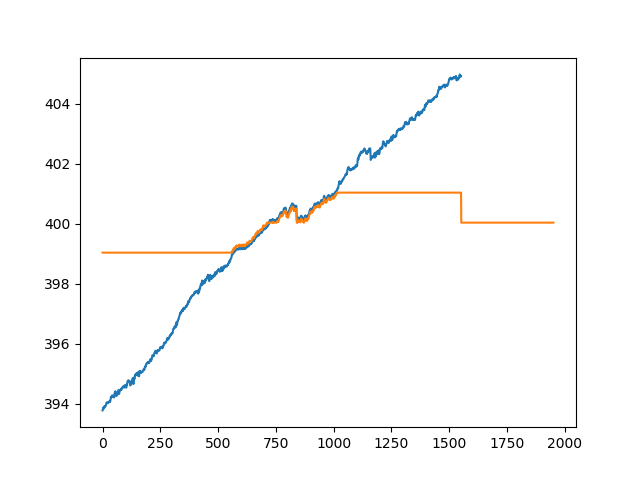

Python code for this plot:
import csv
from datetime import datetime
from datetime import timedelta
import numpy as np
import argparse
import time

lookback = 1

#This will retrieve the data. Skips the
#   header and assumes its in chronological order (New to old)
#Returns list of vals in chronological order (old to New)
#Expects daily readings...
def ReadData(path):
    dates = []
    data = []
    with open(path, 'rt', ) as csvfile:
        reader = csv.reader(csvfile)
        for row in reader:
            try:
                #We know its in order, so just need actual num...
                data.append(float(row[1]))
                dates.append(datetime.strptime(row[0], '%Y-%m-%d'))
            except ValueError:
                continue
    #Again, data assumed to be in order from newest to oldest.
    data.reverse()
    dates.reverse()
    return data, dates

'''

Maybe construct input as
[401, 0, ..., 0],
[401, 402, 0, ..., 0],
...,
[401, 402, ..., 500]

Then split as test input and train input.
Need to design Y to match.
'''

#-------------------------------------------------------------------
#ARG PARSING!
#-------------------------------------------------------------------

parser = argparse.ArgumentParser(description='Run a linear regression to predict the future of a sequence.')
#This expects it with two columns, the date then the data.
parser.add_argument('path', type=str, help='Path to the input file.')
#Use same time units as the data. Got daily readings? Look ahead in days.
parser.add_argument('timeCount', type=int, help='Number of time units to look ahead.')
parser.add_argument('-g', '--graph', action='store_true', help='Display a graph.')
parser.add_argument('-s', '--save', action='store_true', help='Toggle saving an output file with predicted values.')
parser.add_argument('-o', '--output', type=str, default=None, help='Saves output file with name provided. Make sure to also use -s!')
args = parser.parse_args()

    
#-------------------------------------------------------------------
#DATA FORMATTING!
#-------------------------------------------------------------------    


waterLevels, dates = ReadData(args.path)
times = np.array(range(0, len(waterLevels) + args.timeCount))

trainX, predictX = times[0:len(waterLevels)], times[len(waterLevels):]
trainY = waterLevels

trainX = np.reshape(np.array(trainX), (-1, 1))
predictX = np.reshape(np.array(predictX), (-1, 1))


#-------------------------------------------------------------------
#BUILD AND FIT MODEL!
#-------------------------------------------------------------------
from sklearn.svm import SVR
from sklearn.model_selection import GridSearchCV
import matplotlib.pyplot as plt


#SVR(kernel='rbf', C=1, gamma=1e5, verbose=True)
SVR_RBF = GridSearchCV(SVR(kernel='rbf', gamma=0.1), cv=5,
                       param_grid={"C": [1e0, 1e1, 1e2, 1e3],
                                   "gamma": np.logspace(-2, 2, 5)})
SVR_RBF.fit(trainX, trainY)


#-------------------------------------------------------------------
#PREDICT!   ERROR SCORE!
#-------------------------------------------------------------------
from sklearn.metrics import mean_squared_error, r2_score, mean_absolute_error
import math


trainPredict = SVR_RBF.predict(trainX)
outPredict = SVR_RBF.predict(predictX)

error = mean_squared_error(waterLevels, trainPredict)
print("\nMean Squared Error: " + str(error))

print("Root Mean Squared Error: " + str(math.sqrt(error)))

error = r2_score(waterLevels, trainPredict)
print("R Squared Error: " + str(error))

error = mean_absolute_error(waterLevels, trainPredict)
print("Mean Absolute Error: " + str(error))


#-------------------------------------------------------------------
#SAVING OPTION
#-------------------------------------------------------------------


if(args.save):
    #Get the name for the output file
    outName = ""
    if(args.output == None):
        pathParts = args.path.split('\\')
        inName = pathParts[len(pathParts)-1]
        outName = inName.split('.')[0]
        outName = outName + '_SVRpreditions.csv'
    else:
        outName = args.output

    #Prepare the data to be written
    outData = np.concatenate([waterLevels, outPredict])

    #Prepare the dates to be written
    outDates = []
    firstDate = dates[0]
    dateIncrement = dates[1]-dates[0]
    for i in range(0, len(times)):
        outDates.append(firstDate + dateIncrement*(i))
    
    #Flip data to comply with original format.
    outData = np.flip(outData, 0)
    outDates = np.flip(outDates, 0)
        
    #Write the data.
    with open(outName, 'w', newline='') as CSV:
        writer = csv.writer(CSV, delimiter=',')
        writer.writerow(['datetime', 'water_level(ft below land surface)'])
        for i in range(0, len(outDates)):
            writer.writerow([outDates[i].strftime('%Y-%m-%d'), "{0:.2f}".format(outData[i])])#[0])])
    

#-------------------------------------------------------------------
#GRAPHING OPTION
#-------------------------------------------------------------------


if(args.graph):
    import matplotlib.pyplot as plt

    outPlot = np.concatenate([trainPredict, outPredict])

    plt.plot(waterLevels)
    plt.plot(outPlot)
    plt.show()
